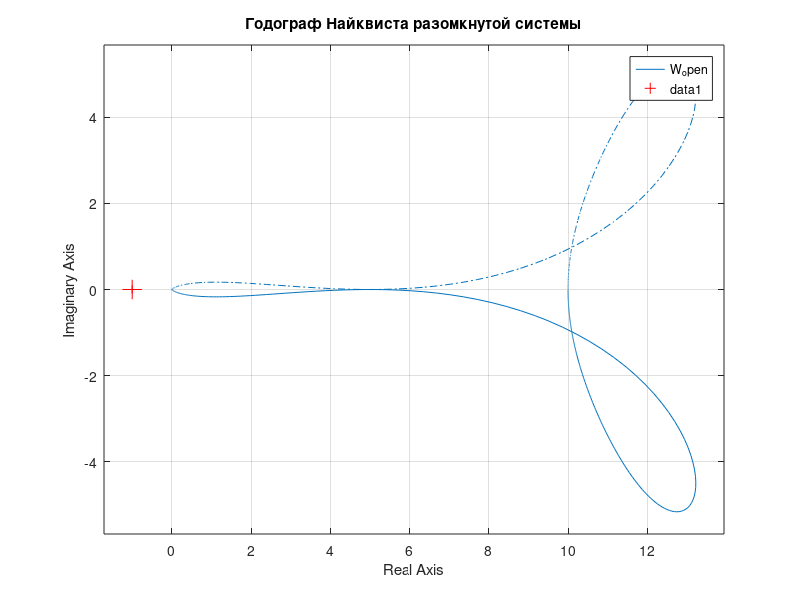
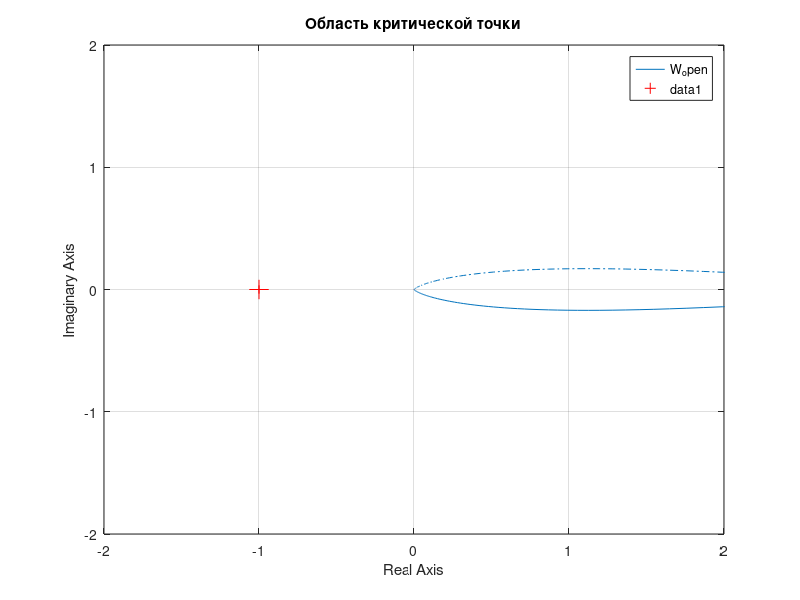
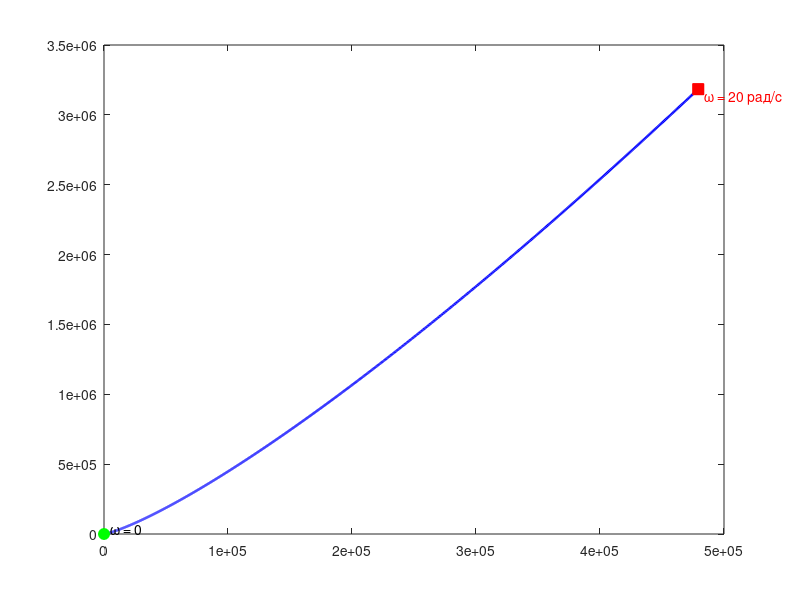

The MATLAB source for these figures, in order: (Note: this script raises an error after producing the figures.)
clc;
clear;
close all;

s = tf('s');
FEEDBACK_GAIN = 1;
W_open = 10 / (s^5 + 3*s^4 + 2*s^3 + 2*s^2 + s + 1);
W_closed = feedback(W_open, FEEDBACK_GAIN);
CRITICAL_POINT = -1 / FEEDBACK_GAIN;

FREQUENCY_STEP = 0.01;
FREQUENCY_END = 20;
TIME_STEP = 0.02;
TIME_END = 25;
NYQUIST_ZOOM_LIMITS = [-2 2];
MARKER_SIZE = 8;
CRITICAL_MARKER_SIZE = 14;
LINE_WIDTH = 1.8;

[~, D_open] = tfdata(W_open, 'v');
[~, D_closed] = tfdata(W_closed, 'v');

disp('Характеристический полином разомкнутой системы:');
disp(D_open);
disp('Характеристический полином замкнутой системы:');
disp(D_closed);

H_open = [
    D_open(2) D_open(4) D_open(6) 0 0;
    D_open(1) D_open(3) D_open(5) 0 0;
    0 D_open(2) D_open(4) D_open(6) 0;
    0 D_open(1) D_open(3) D_open(5) 0;
    0 0 D_open(2) D_open(4) D_open(6)
    ];
H_closed = [
    D_closed(2) D_closed(4) D_closed(6) 0 0;
    D_closed(1) D_closed(3) D_closed(5) 0 0;
    0 D_closed(2) D_closed(4) D_closed(6) 0;
    0 D_closed(1) D_closed(3) D_closed(5) 0;
    0 0 D_closed(2) D_closed(4) D_closed(6)
    ];

minors_open = [H_open(1, 1), ...
    det(H_open(1:2, 1:2)), det(H_open(1:3, 1:3)), ...
    det(H_open(1:4, 1:4)), det(H_open)];
minors_closed = [H_closed(1, 1), ...
    det(H_closed(1:2, 1:2)), det(H_closed(1:3, 1:3)), ...
    det(H_closed(1:4, 1:4)), det(H_closed)];
disp('Миноры Гурвица разомкнутой системы:');
disp(minors_open);
disp('Миноры Гурвица замкнутой системы:');
disp(minors_closed);

figure;
nyquist(W_open);
grid on;
hold on;
plot(CRITICAL_POINT, 0, 'r+', 'MarkerSize', CRITICAL_MARKER_SIZE);
title('Годограф Найквиста разомкнутой системы');

figure;
nyquist(W_open);
grid on;
hold on;
plot(CRITICAL_POINT, 0, 'r+', 'MarkerSize', CRITICAL_MARKER_SIZE);
xlim(NYQUIST_ZOOM_LIMITS); ylim(NYQUIST_ZOOM_LIMITS);
title('Область критической точки');

w = 0:FREQUENCY_STEP:FREQUENCY_END;
Djw = polyval(D_closed, 1i*w);
figure;
plot(real(Djw), imag(Djw), 'b-', 'LineWidth', LINE_WIDTH);
hold on;
plot(real(Djw(1)), imag(Djw(1)), 'go', ...
    'MarkerFaceColor', 'g', 'MarkerSize', MARKER_SIZE);
plot(real(Djw(end)), imag(Djw(end)), 'rs', ...
    'MarkerFaceColor', 'r', 'MarkerSize', MARKER_SIZE);
text(real(Djw(1)), imag(Djw(1)), '  \omega = 0', ...
    'VerticalAlignment', 'bottom');
text(real(Djw(end)), imag(Djw(end)), ...
    sprintf('  \\omega = %g рад/с', FREQUENCY_END), ...
    'Color', 'r', 'VerticalAlignment', 'top');
xline(0, 'k:'); yline(0, 'k:');
grid on;
box on;
xlabel('Re D(j\omega)'); ylabel('Im D(j\omega)');
title('Кривая Михайлова замкнутой системы');
axis equal;
axis padded;

disp('Полюсы разомкнутой системы:');
disp(pole(W_open));
disp('Полюсы замкнутой системы:');
disp(pole(W_closed));

t = 0:TIME_STEP:TIME_END;
figure;
subplot(1, 2, 1);
step(W_open, t);
grid on;
title('Разомкнутая система');
xlabel('t'); ylabel('h(t)');

subplot(1, 2, 2);
step(W_closed, t);
grid on;
title('Замкнутая система');
xlabel('t'); ylabel('h(t)');

figure;
step(W_open, W_closed, t);
grid on;
title('Сравнение переходных процессов');
xlabel('t'); ylabel('h(t)');
legend('Разомкнутая система', 'Замкнутая система', 'Location', 'best');
